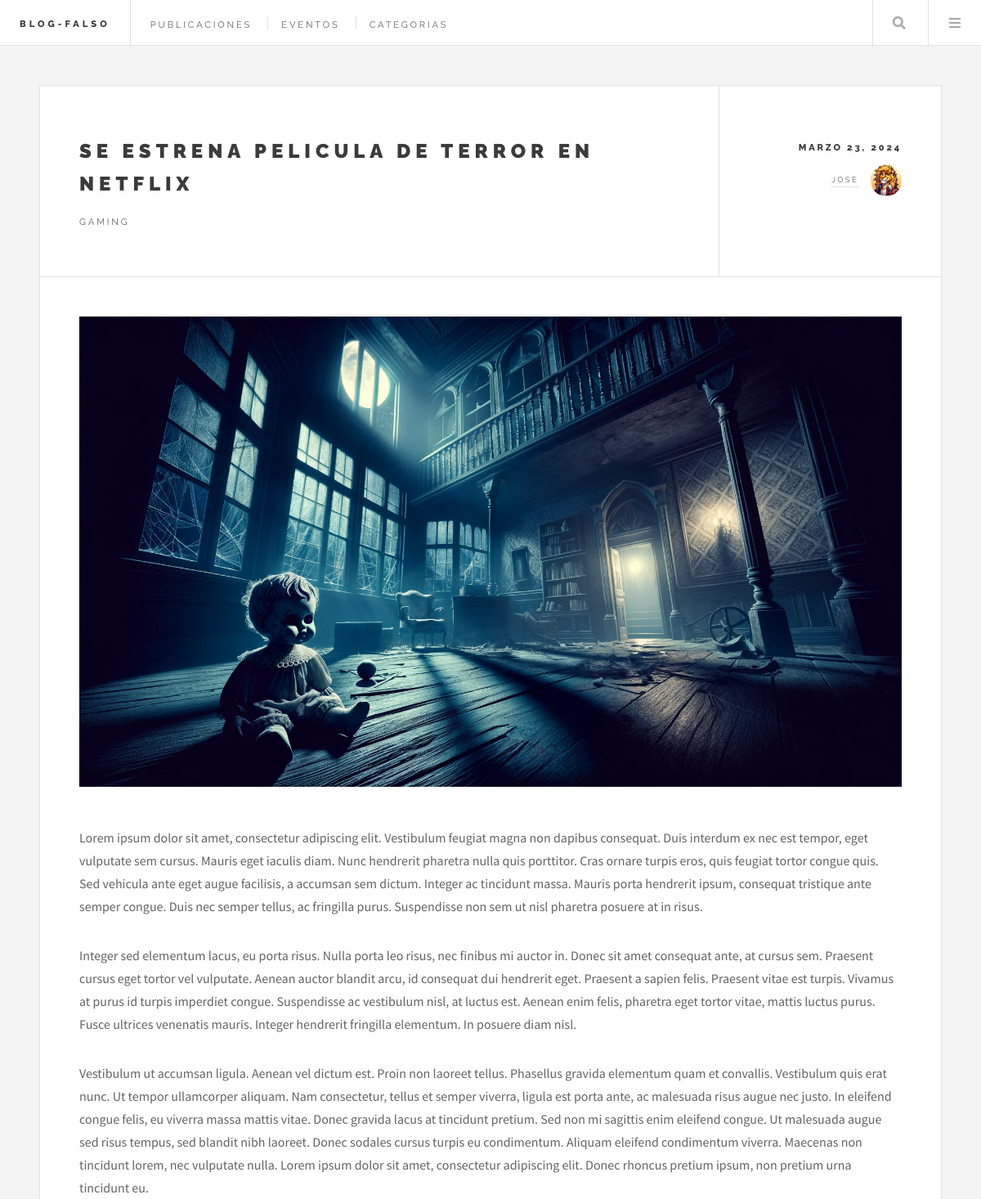
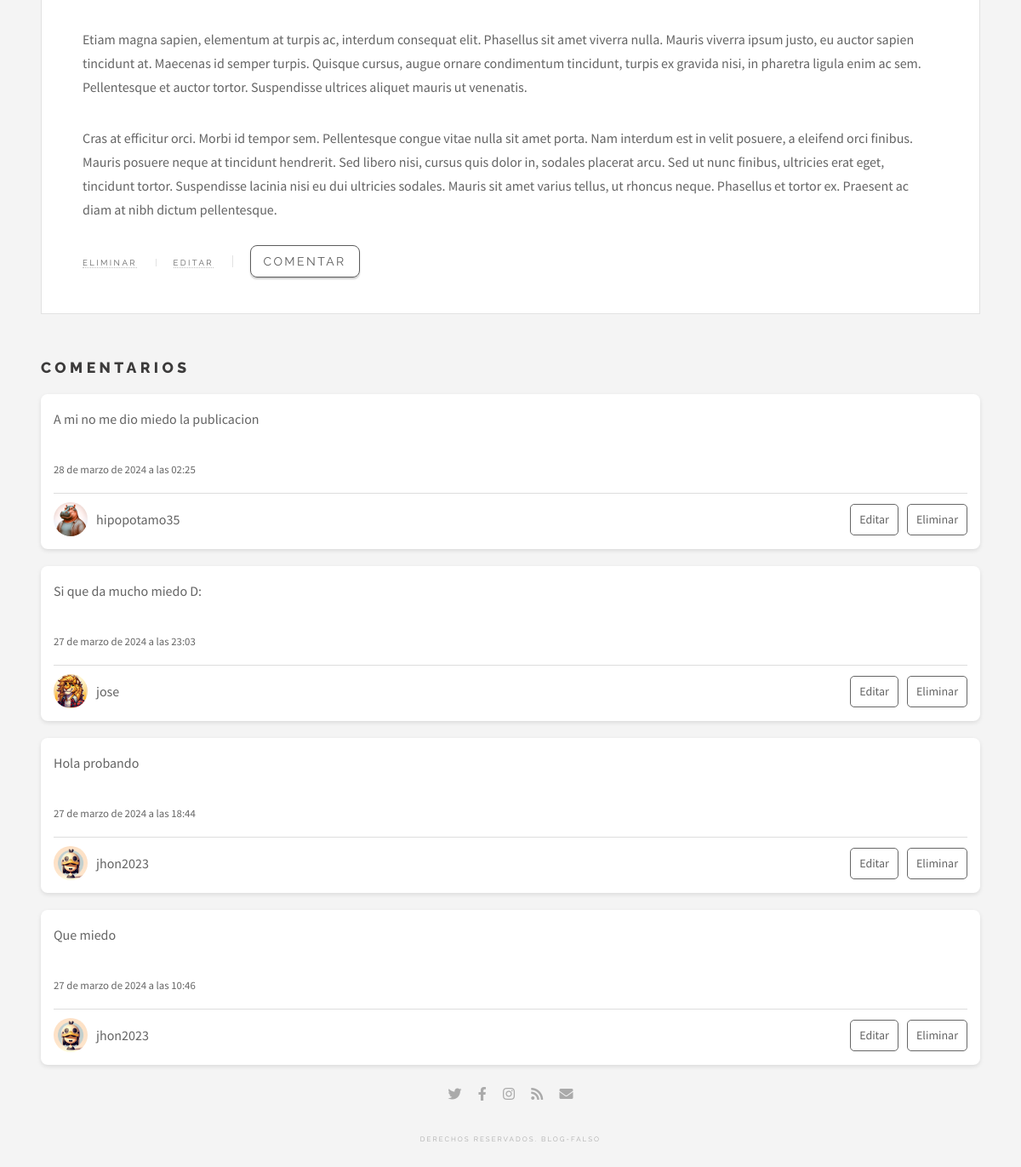
Page /publicacion/9/comentario/lista/ on the committed database (2 pictures, top to bottom).
### appBlog/models.py (models this page shows, shortened)
class Publicacion(models.Model):
    titulo = models.CharField(max_length=200, unique=True)
    contenido = models.TextField()
    fecha_publicacion = models.DateTimeField(default=now)
    autor = models.ForeignKey(User, on_delete=models.CASCADE)
    categorias = models.ManyToManyField(Categoria, related_name='publicaciones')
    imagen = models.ImageField(upload_to='publicacion', blank='True', null='True', help_text='Imagen referente a la publicacion')

class Categoria(models.Model):
    nombre = models.CharField(max_length=100, unique=True)
    descripcion = models.TextField(blank=True, null=True, help_text='Una breve descripcion')
    imagen = models.ImageField(upload_to='categorias', blank='True', null='True', help_text='Imagen referente a la categoria')

class Avatar(models.Model):
    imagen = models.ImageField(upload_to='avatares', blank=True, null=True, help_text='Imagen referente al avatar')
    user = models.OneToOneField(User, on_delete=models.CASCADE)

class Comentario(models.Model):
    publicacion = models.ForeignKey(Publicacion, related_name='comentarios', on_delete=models.CASCADE)
    autor = models.ForeignKey(User, on_delete=models.CASCADE)
    contenido = models.TextField()
    fecha_publicacion = models.DateTimeField(default=now)

### appBlog/views.py (the view)
# urls.py: path('publicacion/<int:publicacion_pk>/comentario/lista/', ComentarioListView.as_view(), name='comentario_lista'),
class ComentarioListView(ListView):
    model = Comentario
    template_name = 'comentarios/comentario_lista.html'
    """
    get_queryset:
        Retornar solo los comentarios asociados a la publicacion, tambien hay un order_by()
        que es para que se muestren primero los comentarios mas nuevos en la lista.
    """
    def get_queryset(self):
        self.publicacion = get_object_or_404(Publicacion, pk=self.kwargs['publicacion_pk'])
        return Comentario.objects.filter(publicacion_id=self.kwargs['publicacion_pk']).order_by('-fecha_publicacion')
    def get_context_data(self, **kwargs):
        context = super().get_context_data(**kwargs)
        context['publicacion'] = self.publicacion  # Agrega la publicación al contexto
        return context

### appBlog/context_processors.py (called while the page is built)
def ultimas_publicaciones(request):
    publicaciones = Publicacion.objects.order_by('-fecha_publicacion')[:4]
    return {'ultimas_publicaciones': publicaciones}

def ultimos_eventos(request):
    eventos = Evento.objects.order_by('-fecha_evento')[:4]
    return {'ultimos_eventos': eventos}

### appBlog/templates/comentarios/comentario_lista.html
{% extends 'bases/single.html' %}
{% load static %}
{% block contenido-post %}
<article class="post">
    <header>
        <div class="title">
            <h2><span href="#">{{publicacion.titulo}}</span></h2>
            <p>
                {% for categoria in publicacion.categorias.all %}
                    {{ categoria.nombre }}{% if not forloop.last %}, {% endif %}
                {% endfor %}
            </p>
        </div>
        <div class="meta">
            <time class="published" datetime="{{ publicacion.fecha_publicacion|date:'Y-m-d' }}">{{publicacion.fecha_publicacion|date:"F d, Y"}}</time>
            <span href="#" class="author"><span class="name">{{publicacion.autor}}</span><img src="{{publicacion.autor.avatar.imagen.url}}" alt="" /></span>
        </div>
    </header>
    {% if publicacion.imagen %}
    <span class="image featured"><img src="{{publicacion.imagen.url}}" alt="" /></span>
    {% else%}
    <span class="image featured"><img src="{% static 'images/post-default.webp' %}" alt="" /></span>
    {% endif %}
    <p>{{publicacion.contenido|linebreaks}}</p>
    <footer>
        <ul class="stats">
            <li><a href="{% url 'publicacion_eliminar' publicacion.id %}">Eliminar</a></li>
            <li><a href="{% url 'publicacion_editar' publicacion.id %}">Editar</a></li>
            <li><a href="{% url 'comentario_crear' publicacion_pk=publicacion.id %}" class="btn-comentario">Comentar</a></li>
        </ul>
    </footer>
</article>
<h2>Comentarios</h2>
{% for comentario in object_list %}
<div class="comentario">
    <div class="comentario-texto">
        <p>{{ comentario.contenido }}</p>
        <div class="comentario-metadata">
            <small>{{ comentario.fecha_publicacion }}</small>
        </div>
    </div>
    <div class="comentario-footer">
        <div class="autor-info">
            <img class="autor-avatar" src="{{ comentario.autor.avatar.imagen.url }}" alt="" />
            <span class="autor-nombre">{{ comentario.autor }}</span>
        </div>
        <div class="acciones">
            <a href="{% url 'comentario_editar' publicacion_pk=publicacion.id comentario_pk=comentario.id %}" class="accion">Editar</a>
            <a href="{% url 'comentario_eliminar' publicacion_pk=publicacion.id comentario_pk=comentario.id %}" class="accion">Eliminar</a>
        </div>
    </div>
</div>
{% endfor %}
{% endblock %}

### rows in the picture
Publicacion: titulo "SE ESTRENA PELICULA DE TERROR EN NETFLIX", fecha_publicacion "MARZO 23, 2024", autor "JOSE", autor.avatar.imagen (picture), imagen (picture), contenido "Lorem ipsum dolor sit amet, consectetur adipiscing elit. Vestibulum feugiat magna non dapibus consequat. Duis interdum ex nec est tempor, eget vulputate sem cursus. Mauris eget iaculis diam. Nunc hendrerit pharetra nulla quis porttitor. Cras ornare turpis eros, quis feugiat tortor congue quis. Sed vehicula ante eget augue facilisis, a accumsan sem dictum. Integer ac tincidunt massa. Mauris porta hendrerit ipsum, consequat tristique ante semper congue. Duis nec semper tellus, ac fringilla purus. Suspendisse non sem ut nisl pharetra posuere at in risus. Integer sed elementum lacus, eu porta risus. Nulla porta leo risus, nec finibus mi auctor in. Donec sit amet consequat ante, at cursus sem.…"
Categoria: nombre "GAMING"
Comentario: contenido "A mi no me dio miedo la publicacion", fecha_publicacion "28 de marzo de 2024 a las 02:25", autor.avatar.imagen (picture), autor "hipopotamo35"
Comentario: contenido "Si que da mucho miedo D:", fecha_publicacion "27 de marzo de 2024 a las 23:03", autor.avatar.imagen (picture), autor "jose"
Comentario: contenido "Hola probando", fecha_publicacion "27 de marzo de 2024 a las 18:44", autor.avatar.imagen (picture), autor "jhon2023"
Comentario: contenido "Que miedo", fecha_publicacion "27 de marzo de 2024 a las 10:46", autor.avatar.imagen (picture), autor "jhon2023"
